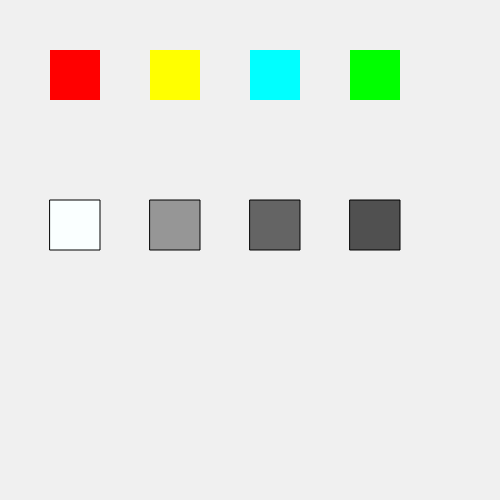
Frame 1 (no input)
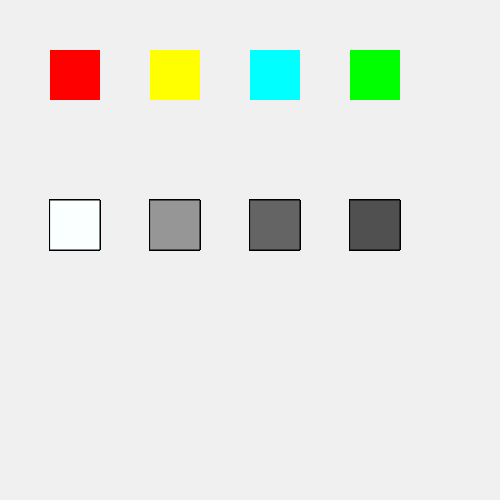
Frame 60 (no input)
Frame 120 (the mouse pressed at the canvas centre since frame 60): identical to frame 60, image omitted

The p5.js sketch that drew these frames (run headless with seeded random() and noise() and a simulated clock; from frame 60 on, the mouse is pressed at the canvas centre):

// p5.js sketch
// ── sketch.js
function setup() {
  // put setup code here
  createCanvas(500,500);
  background(240,240,240);
}

function draw() {
  // put drawing code here

  fill(255,0,0); 
  strokeWeight(0);  
  rect(50,50,50,50);

  fill(255,255,0);
  strokeWeight(0);  
  rect(150,50,50,50);

  fill(0,255,255);
  strokeWeight(0);  
  rect(250,50,50,50);

  fill(0,255,0);
  strokeWeight(0);  
  rect(350,50,50,50);

  // onderste balk

  fill(250,255,255); 
  strokeWeight(1);  
  rect(50,200,50,50);

  fill(150,150,150);
  rect(150,200,50,50);

  fill(100,100,100)
  rect(250,200,50,50);

  fill(80,80,80);
  rect(350,200,50,50);
  
  
}
